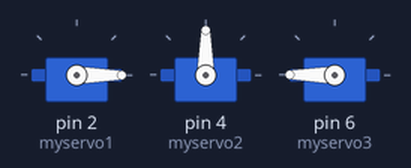
Bench run of a sketch on a simulated Arduino Uno, built with avr-gcc and run on an emulated ATmega328P. Parts: 3 × servo.

Above: at 0.05 s.
At 0.7 s:
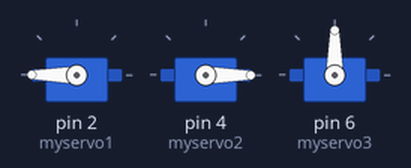
Timing chart, 0 to 3.0 s (numbered marks = the images above):
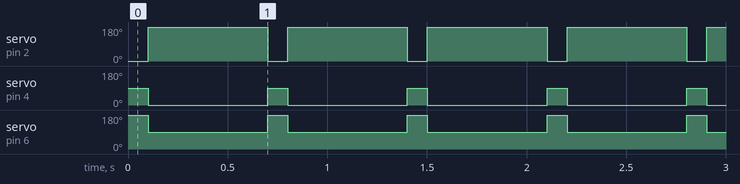

Measured:
- by itself, servo on pin 2 (myservo1): alternates 180° for 0.60 s and 0° for 0.10 s
- by itself, servo on pin 4 (myservo2): alternates 90° for 0.10 s and 0° for 0.60 s
- by itself, servo on pin 6 (myservo3): alternates 180° for 0.10 s and 90° for 0.60 s

The sketch:

Omni_example.ino
```cpp
#include <Servo.h>

Servo myservo1, myservo2, myservo3;

typedef struct
  {
    int mov;
    int dur;
  } Move;

// const int setting totall um steps
const int totalSteps = 6;

Move moves[totalSteps] = {{
    .mov=0,
    .dur=100,
  },
  {
    .mov=4,
    .dur=2000,
  },
  {
    .mov=2,
    .dur=1500,
  },
  {
    .mov=5,
    .dur=400,
  },
  {
    .mov=1,
    .dur=600,
  },
  {
    .mov=6,
    .dur=1400,
  },};


// a long to hold the inex for the loop
long indx = 0;

void setup() {

  // The servo 1 control wire is connected to Arduino D2 pin.
  myservo1.attach(2);

  // The servo 2 control wire is connected to Arduino D4 pin.
  myservo2.attach(4);

  // The servo 2 control wire is connected to Arduino D6 pin.
  myservo3.attach(6);

  // Servo1, Servo2 and Servo 3 are stationary.
  myservo1.write(90);
  myservo2.write(90);
  myservo3.write(90);

}

void loop() {

  int thisIndx = indx%totalSteps;

  //  get this move from
  Move thisMove = moves[thisIndx];

 // stops all servos for 1 second.
  moveLogic(thisMove.mov, thisMove.dur);

  indx++;

}

void moveLogic(int movement, int duration){

  if(movement==0){
    movement1(duration);
  }
  else if(movement==1){
    movement2(duration);
  }

}

void movement1(int length){
  myservo1.write(0);
  myservo2.write(90);
  myservo3.write(180);
  delay(length);
}

void movement2(int length){
  myservo1.write(180);
  myservo2.write(0);
  myservo3.write(90);
  delay(length);
}

void movement3(int length){
  myservo1.write(0);
  myservo2.write(0);
  myservo3.write(0);
  delay(length);
}

void movement4(int length){
  myservo1.write(90);
  myservo2.write(180);
  myservo3.write(0);
  delay(length);
}

void movement5(int length){
  myservo1.write(180);
  myservo2.write(180);
  myservo3.write(180);
  delay(length);
}

void movement6(int length){
  myservo1.write(90);
  myservo2.write(90);
  myservo3.write(90);
  delay(length);
}
```
